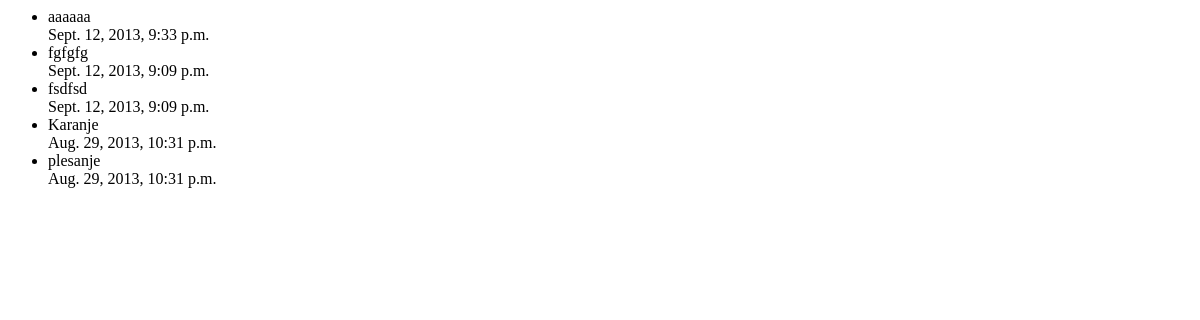
/djangoodle/, run on an earlier commit of the app's database.
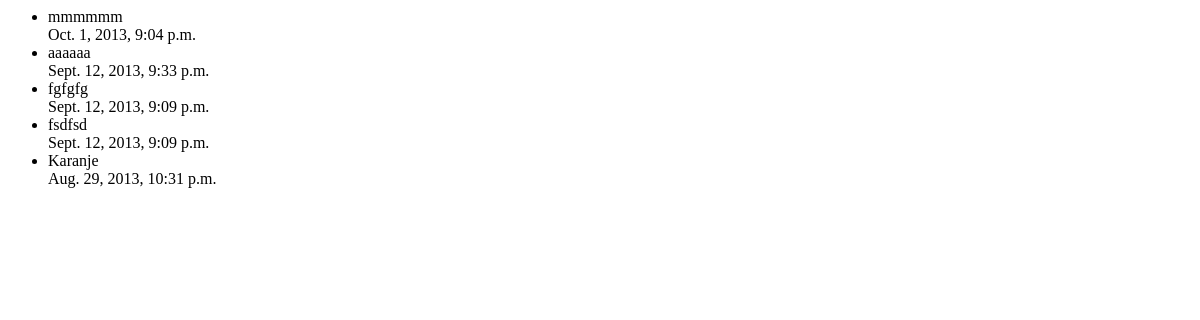
And on a later commit of the database.
### djangoodle/models.py (models this page shows, shortened)
class Event(models.Model):
    name = models.CharField(max_length=200)
    description = models.TextField()
    date = models.DateTimeField('event date')

### djangoodle/views.py (the view)
class IndexView(generic.ListView):
	template_name = 'djangoodle/index.html'
	context_object_name = 'latest_event_list'
	def get_queryset(self):
		return Event.objects.filter(
		date__lte=timezone.now()
		).order_by('-date')[:5]

### djangoodle/templates/djangoodle/index.html
{% load staticfiles %}
{% if latest_event_list %}
    <ul>
    {% for event in latest_event_list %}
        <li>
        	{{ event.name }} <br/>
        	{{ event.date}}
        </li>
    {% endfor %}
    </ul>
{% else %}
    <p>No events are available.</p>
{% endif %}

What changed in the data, as far as the page shows it:
no longer on this page (row unchanged): Event: name "plesanje", date "Aug. 29, 2013, 10:31 p.m."
added Event: name "mmmmmm", date "Oct. 1, 2013, 9:04 p.m."
